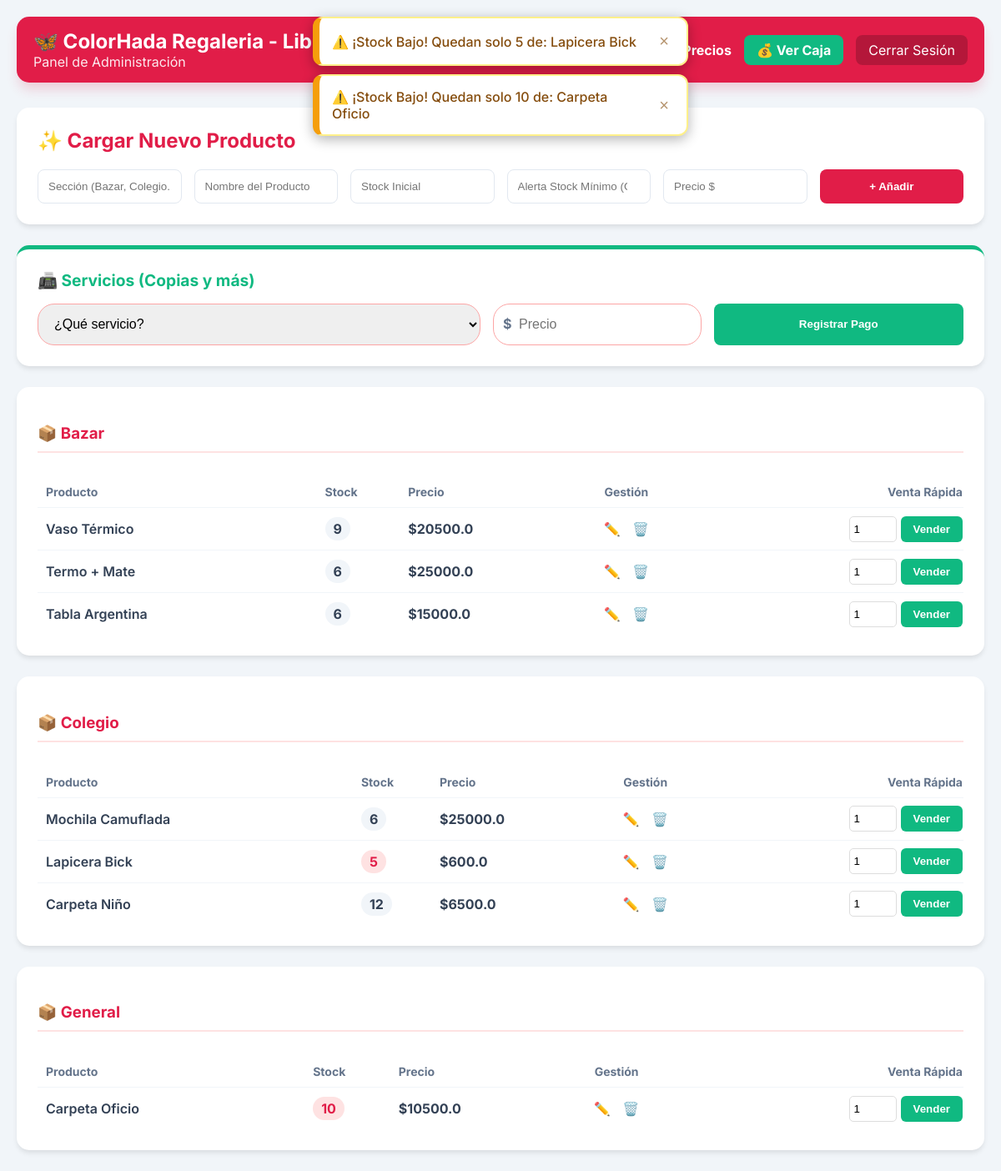
The app's page / (signed in), older data.
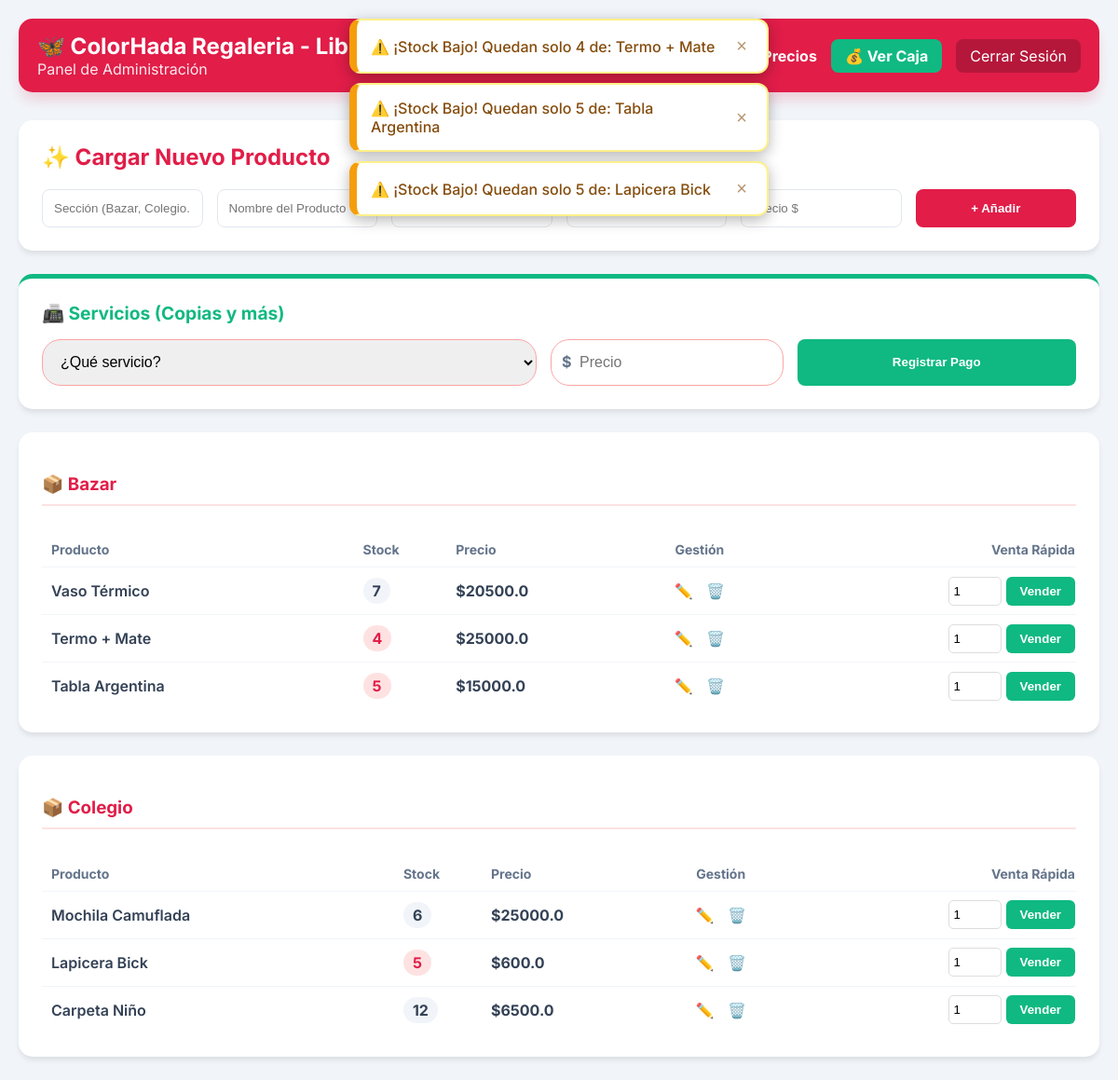
The same page, newer data.
### tables this page shows
CREATE TABLE productos (
            id INTEGER PRIMARY KEY AUTOINCREMENT,
            nombre TEXT NOT NULL,
            stock INTEGER NOT NULL,
            stock_minimo INTEGER NOT NULL,
            precio REAL NOT NULL
        , categoria TEXT DEFAULT 'General');

### main.py (the view)
@app.route('/')
@login_required
def index():
    conn = conectar()
    productos = conn.execute('SELECT * FROM productos ORDER BY categoria').fetchall()
    secciones = {}
    if 'alertas_mostradas' not in session:
        for p in productos:
            if p['stock'] <= p['stock_minimo']:
                flash(f"⚠️ ¡Stock Bajo! Quedan solo {p['stock']} de: {p['nombre']}", "warning")
        session['alertas_mostradas'] = True
    for p in productos:
        cat = p['categoria']
        if cat not in secciones: secciones[cat] = []
        secciones[cat].append(p)
    conn.close()
    return render_template('index.html', secciones=secciones)

### main.py (called while the page is built)
@login_manager.user_loader
def load_user(user_id):
    return User(user_id)

def conectar():
    base_dir = os.path.abspath(os.path.dirname(__file__))
    db_path = os.path.join(base_dir, 'libreria.db')
    conn = sqlite3.connect(db_path)
    conn.row_factory = sqlite3.Row
    return conn

### templates/index.html (shortened to what the changed rows need)
<!DOCTYPE html>
<html lang="es">
<head>
    <link rel="stylesheet" href="{{ url_for('static', filename='css/style.css') }}">
</head>
<body>
<div class="contenedor-alertas" style="position: fixed; top: 20px; left: 50%; transform: translateX(-50%); z-index: 10000; width: 90%; max-width: 450px;">
    {% with messages = get_flashed_messages(with_categories=true) %}
      {% if messages %}
        {% for category, message in messages %}
          <div class="alerta {{ 'alerta-error' if category == 'danger' else 'alerta-aviso' if category == 'warning' else 'alerta-exito' }}">
            <span>{{ message }}</span>
            <button class="btn-cerrar" onclick="this.parentElement.remove()">×</button>
          </div>
        {% endfor %}
      {% endif %}
    {% endwith %}
</div>
<div class="main-container">
    <header class="header-hada">
        <div>
            <h1 style="margin:0; font-size: 24px;">🦋 ColorHada Regaleria - Libreria</h1>
        </div>
    </header>
    <section class="card-hada">
        <h2 style="margin-top:0; color: var(--rojo-hada);">✨ Cargar Nuevo Producto</h2>
        <form action="/agregar" method="POST" class="form-carga">
            <input type="text" name="categoria" placeholder="Sección (Bazar, Colegio...)" required>
            <input type="text" name="nombre" placeholder="Nombre del Producto" required>
            <input type="number" name="stock" placeholder="Stock Inicial" required>
            <input type="number" name="stock_minimo" placeholder="Alerta Stock Mínimo (Opcional)" title="El sistema te avisará cuando el stock llegue a este número">
            <input type="number" step="0.01" name="precio" placeholder="Precio $" required>
            <button type="submit" style="background:var(--rojo-hada); color:white; border:none; border-radius:8px; font-weight:bold; cursor:pointer;">+ Añadir</button>
        </form>
    </section>
    <section class="card-hada" style="border-top: 5px solid #10b981;">
        <h2 style="margin-top:0; color: #10b981; font-size: 1.2rem;">📠 Servicios (Copias y más)</h2>
    </section>
    <section>
        {% for cat, productos in secciones.items() %}
        <div class="card-hada">
            <h3 style="color:var(--rojo-hada); border-bottom: 2px solid #fee2e2; padding-bottom:10px;">📦 {{ cat }}</h3>
            <div style="overflow-x: auto;">
                <table style="width:100%; border-collapse: collapse; margin-top:10px;">
                    <thead>
                        <tr style="text-align:left; color:#64748b; font-size:14px;">
                            <th style="padding:10px;">Producto</th>
                            <th>Stock</th>
                            <th>Precio</th>
                            <th style="text-align:center;">Gestión</th>
                            <th style="text-align:right;">Venta Rápida</th>
                        </tr>
                    </thead>
                    <tbody>
                        {% for p in productos %}
                        <tr style="border-top: 1px solid #f1f5f9;">
                            <td style="padding:15px 10px; font-weight:600;">{{ p.nombre }}</td>
                            <td>
                                <span class="stock-badge {{ 'stock-bajo' if p.stock <= p.stock_minimo }}">
                                    {{ p.stock }}
                                </span>
                            </td>
                            <td style="font-weight:bold;">${{ p.precio }}</td>
                            <td style="text-align:center;">
                                <a href="/editar/{{ p.id }}" style="text-decoration:none; margin-right:10px;" title="Editar">✏️</a>
                                <a href="/borrar/{{ p.id }}" onclick="return confirm('¿Borrar {{ p.nombre }}?')" style="text-decoration:none;" title="Borrar">🗑️</a>
                            </td>
                            <td style="text-align:right;">
                                <form action="/vender" method="POST" style="display:inline-flex; gap:5px;">
                                    <input type="number" name="cantidad" value="1" min="1" style="width:45px; padding:5px; border-radius:5px; border:1px solid #ddd;">
                                    <button type="submit" class="btn-vender">Vender</button>
                                </form>
                            </td>
                        </tr>
                        {% endfor %}
                    </tbody>
                </table>
            </div>
        </div>
        {% endfor %}
    </section>
</div>
</body>
</html>

Row changes from the older to the newer data that the page shows:
removed productos: categoria "General", nombre "Carpeta Oficio", stock "10", precio "10500.0"
changed productos "Bazar": stock "9" → "7"
changed productos "Termo + Mate": stock "6" → "4"
changed productos "Tabla Argentina": stock "6" → "5"
Text that changed along with them:
new list line: "⚠️ ¡Stock Bajo! Quedan solo 4 de: Termo + Mate ×"
new list line: "⚠️ ¡Stock Bajo! Quedan solo 5 de: Tabla Argentina ×"
list line gone: "⚠️ ¡Stock Bajo! Quedan solo 10 de: Carpeta Oficio ×"
